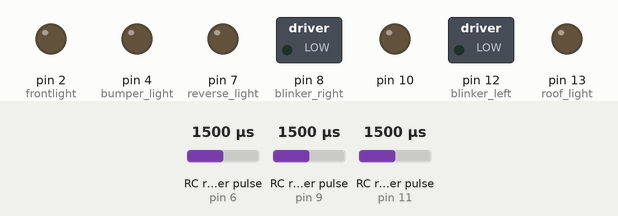
Simulated run of this sketch. Board: Arduino Uno, built with avr-gcc and run on an emulated ATmega328P. Shown: switched loads named in the sketch (green lamp = pin HIGH), output pins drawn as LEDs (lit = HIGH). Wiring (inferred from the names in the program): 3 × RC receiver channel: data pin 6 / data pin 9 / data pin 11. Dashed ring = blinking. Inputs (shaded band) come from the test bench; at power-on: RC receiver pulse (sensors on pin 11, pin 6, pin 9) 1500 µs.

Above: at 1.2 s.
1.3 s: RC receiver pulse (sensor on pin 11) set to 1367 µs
3.2 s: RC receiver pulse (sensor on pin 11) set to 1338 µs
At 3.97 s:
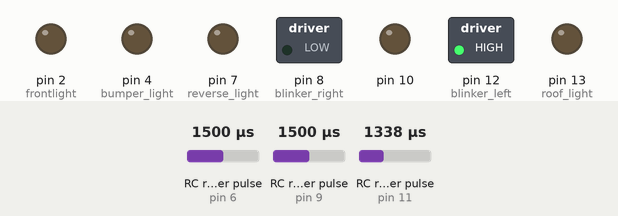
6.2 s: RC receiver pulse (sensor on pin 6) set to 1484 µs
At 6.5 s:
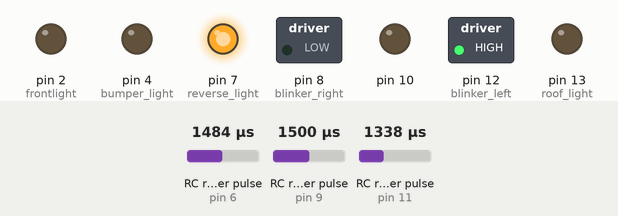
9.2 s: RC receiver pulse (sensor on pin 11) set to 1750 µs
At 9.85 s:
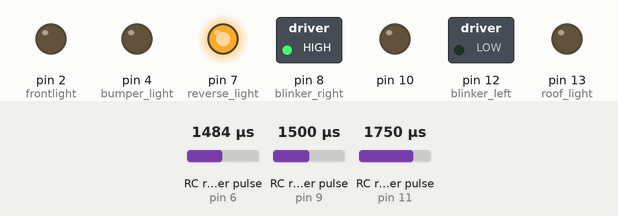
12.2 s: RC receiver pulse (sensor on pin 6) set to 1500 µs
At 13.22 s:
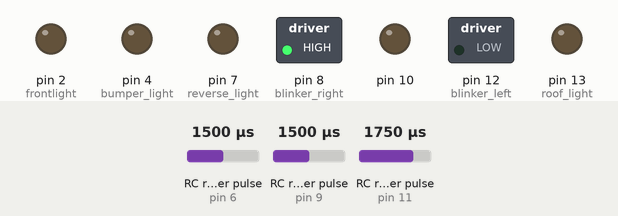
15.2 s: RC receiver pulse (sensor on pin 11) set to 1668 µs
18.2 s: RC receiver pulse (sensor on pin 11) set to 1639 µs
Timing chart, 0 to 20.7 s (numbered marks = the images above; inputs shaded):
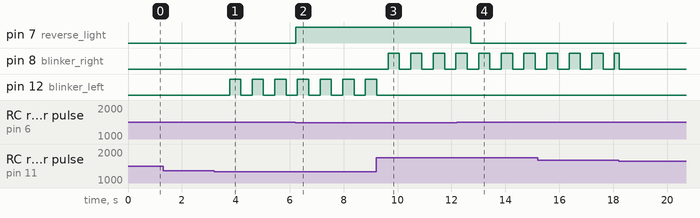

The sketch:

landy_turnlights1.ino
```cpp
#include <Servo.h>
int motorPWM = 0 ;
int lastmotorPWM = 0 ;
int lightPWM = 0 ;
int blinkerPWM = 0;
int blinker = 0 ;
int prepareWarn = 0 ;
int selftest = 0 ;

// Global Timing Variables for non-blocking operations
unsigned long lastBlinkChange = 0; // Time of the last blink state change (non-blocking)
int blinkInterval = 250;               // Interval for one LED HIGH/LOW phase (ms, defaults to a safe value)
bool blinkState = false ;

unsigned long lastBrakeChange=0;
unsigned long lastRevChange=0;
unsigned long breakMinDelay=1000;
unsigned long revMinDelay = 500;

int normallight=0;
int highperflight=0;
int rooflight=0;
int highperflightsharp=0;
int rooflightsharp=0;

int duration = 500 ;
double simPulseLen = 1200.0 ;
double dutyCycle ;


void setup()
{
  Serial.begin(9600);

  pinMode(13, OUTPUT); // roof light
  pinMode(8, OUTPUT);  // blinker right
  pinMode(12, OUTPUT); // blinker left

  pinMode(11, INPUT); // blinker input channel
  pinMode(9, INPUT);  // light input channel
  pinMode(6, INPUT);  // motor input channel

  pinMode(7, OUTPUT);  // reverse light
  pinMode(2, OUTPUT); // frontlight
  pinMode(4,OUTPUT);// bumper light

  // Calculate duty cycle from pulse len.
  // period = 2000ms
  dutyCycle = 32; //*simPulseLen/2040.0 ;
}

int selftestnum = -1 ;

void loop()
{
  lightPWM = pulseIn(9, HIGH);
  motorPWM = pulseIn(6, HIGH);
  blinkerPWM = pulseIn(11, HIGH);
  //Serial.print(dutyCycle);
  //Serial.print(" ");
  //Serial.println(motorPWM);

  if( lightPWM < 1000 ) {
    if( highperflightsharp == 1 ) {
      highperflight = 1 ;
    }
    if( rooflightsharp == 1 ) {
      rooflight = 1 ;
    }
    normallight = 1 ;
  } else {
    if( normallight == 1 && highperflight == 0 ) {
      highperflightsharp = 1 ;
    } else {
      if( normallight == 1 && highperflight == 1 && rooflight == 0 ) {
        rooflightsharp = 1 ;
      } else {
        highperflight = 0 ;
        normallight = 0 ;
        rooflight = 0 ;
        highperflightsharp = 0 ;
        rooflightsharp = 0 ;
      }
    }
  }

  if( motorPWM < 1500 ) {
    digitalWrite(7, HIGH);
    lastRevChange = millis() ;
  } else {
    if( millis() - lastRevChange > revMinDelay ) {
      digitalWrite(7, LOW);
    }
  }
  if( motorPWM >= 1500 ) {
    if( motorPWM-lastmotorPWM < -10 ) {
      analogWrite( 10, 255 ); // brake light
      lastBrakeChange = millis() ;
    } else {
      if(millis()-lastBrakeChange > breakMinDelay) {
        if(normallight == 1 )
          analogWrite( 10, dutyCycle ); // brake lights off
        else
          analogWrite( 10, 0 );
      }
    }
    lastmotorPWM = motorPWM ;
  } else {
      if(millis()-lastBrakeChange > breakMinDelay) {
        if(normallight == 1 )
          analogWrite( 10, dutyCycle ); // brake lights off
        else
          analogWrite( 10, 0 );
      }
  }

  // Directional Lights (Pins 2 & 4)
  if( normallight == 1 ) {
    digitalWrite(2, HIGH);
  } else {
    digitalWrite(2, LOW );
  }
  if( highperflight == 1 ) {
    digitalWrite(4, HIGH);
  } else {
    digitalWrite(4, LOW);
  }
  if( rooflight == 1 ) {
    digitalWrite(13, HIGH);
  } else {
    digitalWrite(13, LOW);
  }

  // Blinker State Machine (This remains blocking for state updates but is fast)
  if(blinkerPWM < 100 ) {
    if( selftestnum == -1 ) {
      selftestnum = 10 ;
    }
    if( selftestnum > 0 ) {
      blinker = 2 ;
      selftest = 1 ;
      blinkInterval = 250 ; // Adjust interval for test state
      selftestnum-- ;
    } else {
      blinker = 0 ;
      selftest = 0 ;
      analogWrite( 10, dutyCycle );
    }
  } else {
    selftestnum = -1 ;
    selftest = 0 ;
    if(blinkerPWM > 1650 ) {
      if( blinker == 0 || blinker == 1  ) {
        blinker = 1;
      } else {
        if( prepareWarn == 1 ) {
          blinker = 2;
        } else {
          prepareWarn = 1 ;
          blinker = 1 ;
        }
      }
    }
    else if( blinkerPWM < 1350 ) {
      if( blinker == 0 || blinker == -1 ) {
        blinker = -1 ;
      } else {
        if( prepareWarn == 1 ) {
          blinker = 2 ;
        } else {
          prepareWarn = 1 ;
          blinker = -1 ;
        }
      }
    }
    else {
      blinker = 0 ;
      prepareWarn = 0 ;
    }
    blinkInterval = 400 ; // Adjust interval for normal operation
  }

  // NON-BLOCKING BLINKING OUTPUT (Replaces all delay calls below)

  //Serial.print(String("isBlinking:")+String(blinker)+String(">\n"));
  if (millis() - lastBlinkChange >= blinkInterval) {
      lastBlinkChange = millis();
      blinkState = !blinkState;
      //Serial.print("blink\n");

      // Right blinker toggle logic (Pin 8)
      if (blinker == 1 || blinker == 2) {
          digitalWrite(8, blinkState ? HIGH : LOW);
      }

      // Left blinker toggle logic (Pin 12)
      if (blinker == -1 || blinker == 2) {
          digitalWrite(12, blinkState ? HIGH : LOW);
      }
  }
  // Immediate off:
  if( blinker == 0 || blinker == -1 ) {
    digitalWrite(8, LOW);
  }
  if( blinker == 0 || blinker == 1 ) {
    digitalWrite(12, LOW);
  }
  delay(20);
  // All explicit delay() calls have been removed. The loop now runs purely state-driven.
}
```

Measured:
- the behaviour switches between 1349 and 1348 µs on RC receiver pulse (sensor on pin 11) (found by bisection; images 0 and 1)
- the behaviour switches between 1499 and 1498 µs on RC receiver pulse (sensor on pin 6) (found by bisection; images 1 and 2)
- after the input at 1.3 s, every drawn part: stays the same
- after the input at 3.2 s, pin 12 (blinker_left): alternates HIGH for 0.42 s and LOW for 0.42 s, starting after 0.57 s
- after the input at 6.2 s, pin 7 (reverse_light): LOW → HIGH at once
- after the input at 9.2 s, pin 8 (blinker_right): alternates HIGH for 0.42 s and LOW for 0.42 s, starting after 0.45 s; pin 12 (blinker_left): goes on until 9.2 s, then stays LOW
- after the input at 12.2 s, pin 7 (reverse_light): HIGH → LOW after 0.51 s
